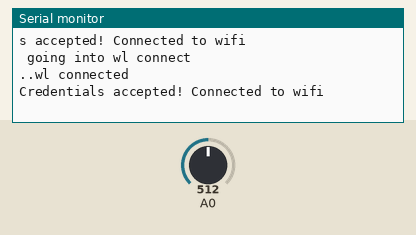
The sketch below on a simulated ESP8266 (NodeMCU). Shown: the last lines printed to the serial monitor. The inputs (shaded band) are chosen by the test bench; at power-on: A0 = 512. WiFi joins after 1.5 s; servers stay silent unless stated.

Above: at 3.2 s.
3.3 s: A0 set to 716
At 6.3 s:
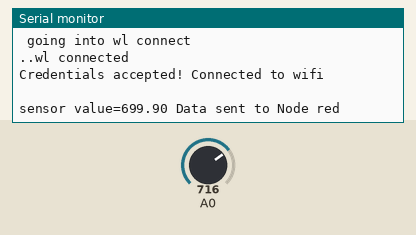
9.7 s: A0 set to 900
At 12.4 s:
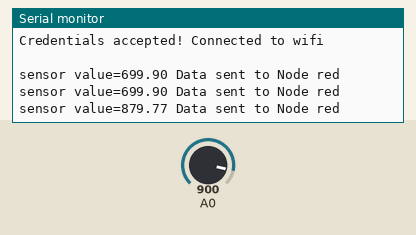

The sketch:

LDR_to_Nodered.ino
```cpp
#include <ESP8266WiFi.h>
const char WEBSITE[] = "awsiot-nodemcu.eu-gb.mybluemix.net"; //Static IP at Node Red do not use http or https prefix

const char* MY_SSID = "ACT FIBERNET";
const char* MY_PWD =  "act12345";

void setup()
{
  Serial.begin(115200);
 // dht.begin();
  Serial.print("Connecting to "+*MY_SSID);
  WiFi.begin(MY_SSID, MY_PWD);
  Serial.println("going into wl connect");

  while (WiFi.status() != WL_CONNECTED) //not connected,  ...waiting to connect
    {
      delay(1000);
      Serial.print(".");
    }
  Serial.println("wl connected");
  Serial.println("");
  Serial.println("Credentials accepted! Connected to wifi\n ");
  Serial.println("");
}


void loop() {
  delay(3000);
  // read the input on analog pin 0:
  int sensorValue = analogRead(A0);

  // Convert the analog reading (which goes from 0 - 1023) to a voltage (0 - 5V):
  float voltage = sensorValue * (1000.0 / 1023.0);

  // print out the value you read:
  Serial.print("sensor value=");
  Serial.print(voltage);

  WiFiClient client;  //Instantiate WiFi object, can scope from here or Globally

    //Start or API service using our WiFi Client through PushingBox then relayed to Google
    if (client.connect(WEBSITE, 80))
      {


         Serial.print(" Data sent to Node red \n");
         //http URl format is --->   ?variable1=value&variable2=value2
         client.print("GET /moisture?sensorvalue=" + (String)voltage

         );


      // HTTP 1.1 provides a persistent connection, allowing multiple requests to be batched
      // or pipelined to an output buffer.  Careful when altering headers, they arnt forgiving!
      client.println(" HTTP/1.1");
      client.print("Host: ");
      client.println(WEBSITE);
      client.println("User-Agent: ESP32/1.0");
      client.println("Connection: close");
      client.println();
            }

}
```

Measured:
- after the input at 3.3 s, the serial monitor: prints a new line after 1.7 s (image 1)
- after the input at 9.7 s, the serial monitor: prints a new line after 1.7 s (image 2)
